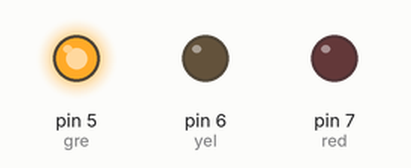
A sketch run on a simulated Arduino Uno, built with avr-gcc and run on an emulated ATmega328P. Shown: output pins drawn as LEDs (lit = HIGH).

Above: at 2.5 s.
At 6.0 s:
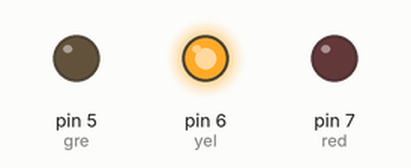
At 9.5 s:
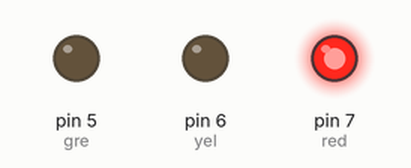
Timing chart, 0 to 15.6 s (numbered marks = the images above):
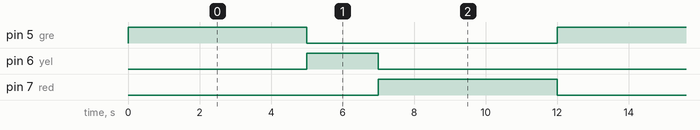

Measured:
- by itself, pin 5 (gre), pin 7 (red): alternates HIGH for 5.0 s and LOW for 7.0 s
- by itself, pin 6 (yel): alternates HIGH for 2.0 s and LOW for 10.0 s
- by itself, everything shown: repeats every 12.0 s, in 4 steps

The sketch:

1.Basic_Traffic_lights.ino
```cpp
int gre=5;
int yel=6;
int red=7;
int rdel=5000;
int ydel=2000;
int gdel=5000;
void setup() {
  pinMode(gre, OUTPUT);
  pinMode(yel,OUTPUT);
  pinMode(red, OUTPUT);
}
void loop() {
  digitalWrite(gre, HIGH);
  delay(gdel);
  digitalWrite(gre,LOW);

  digitalWrite(yel, HIGH);
  delay(ydel);
  digitalWrite(yel,LOW);

  digitalWrite(red, HIGH);
  delay(rdel);
  digitalWrite(red,LOW);
}
```
